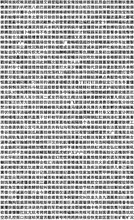
%> input picture items/图1.png, 134 x 220 px, shrunk from 2086 x 3427 before the run
$ octave T2_1.m   (GNU Octave 9; MATLAB toolbox functions it lacks are replaced by stand-ins)
%> lines starting %> are read from the running program, lines starting %| are printed output that depends on the picture
### items/Dispose.m
%% 处理数据函数

function  Characters_deal = Dispose(Characters)
% 三维矩阵降维
Characters(:,:,2) = [];
Characters(:,:,2) = [];

% 读取图片对比度阈值
level = graythresh(Characters);

% 像素矩阵二值化
Characters_deal=imbinarize(Characters,level);

end

### items/Scope.m
%% 确定范围函数

function [Row_start,Column_start] = Scope(Characters_deal)
% 获取像素向量的大小
[n,m] = size(Characters_deal);

% 按行确定白边 并确定每个字开始的行数
k = 1;
for i = 1:n
    if Characters_deal(i,:) == 1
        Row_write(k) = i;
        k = k + 1;
    end
end
k = 1;
for i = 2:length(Row_write)
    if Row_write(i) - Row_write(i-1) ~= 1
        Row_start(k) = Row_write(i-1) + 1;
        k = k + 1;
    end
end

% 按列确定白边 并确定每个字开始的列数
k = 1;
for i = 1:m
    if Characters_deal(:,i) == 1
        Column_write(k) = i;
        k = k + 1;
    end
end
k = 1;
for i = 2:length(Column_write)
    if Column_write(i) - Column_write(i-1) ~= 1
        Column_start(k) = Column_write(i-1) + 1;
        k = k + 1;
    end
end
end

### items/T2_1.m
%% 初始化
tic;
clc;clear
% 请及时更新文件路径   % 请及时更新文件路径   % 请及时更新文件路径   % 请及时更新文件路径

%% 读取数据
% 读取图片像素信息
% 请及时更新文件路径

% 请及时更新文件路径  % 请及时更新文件路径  % 请及时更新文件路径  % 请及时更新文件路径
Characters_1 = imread('D:\系统文件\桌面\支撑材料\图1.png');       % 请及时更新文件路径
%> Characters_1 is the input picture: size 220x134x3 uint8; min 21, max 255, mean 178.3
Characters_2 = imread('D:\系统文件\桌面\支撑材料\图2.png');        % 请及时更新文件路径
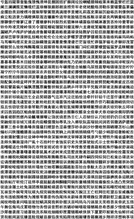
%> input picture items/图2.png, 134 x 219 px, shrunk from 2086 x 3416 before the run
%> Characters_2 is the input picture: size 219x134x3 uint8; min 22, max 255, mean 176.5
Characters_3 = imread('D:\系统文件\桌面\支撑材料\图3.png');       % 请及时更新文件路径
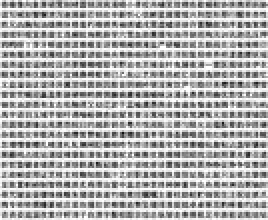
%> input picture items/图3.png, 134 x 110 px, shrunk from 2086 x 1715 before the run (shown 2 times larger)
%> Characters_3 is the input picture: size 110x134x3 uint8; min 16, max 255, mean 180.1
% 请及时更新文件路径  % 请及时更新文件路径  % 请及时更新文件路径  % 请及时更新文件路径


Characters_1_deal = Dispose(Characters_1);
%> in Dispose, `level = graythresh(Characters);`: level = 0.682
%> in Dispose, `Characters_deal=imbinarize(Characters,level);`:
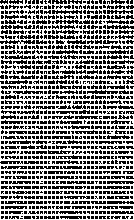
%> Characters_deal: size 220x134 logical; 53.7% white; black in thin lines or dots
Characters_2_deal = Dispose(Characters_2);
%> in Dispose (call 2), `level = graythresh(Characters);`: level = 0.69
%> in Dispose (call 2), `Characters_deal=imbinarize(Characters,level);`:
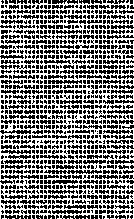
%> Characters_deal: size 219x134 logical; 50% white in thin lines or dots
Characters_3_deal = Dispose(Characters_3);
%> in Dispose (call 3), `level = graythresh(Characters);`: level = 0.678
%> in Dispose (call 3), `Characters_deal=imbinarize(Characters,level);`:
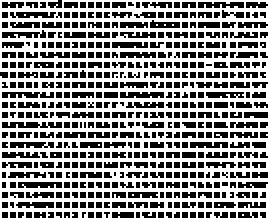
%> Characters_deal: size 110x134 logical (shown 2 times larger); 56.1% white; black in thin lines or dots


%% 识别白边，确定汉字范围

[Row_1_start,Column_1_start] = Scope(Characters_1_deal);
%> after the loop in Scope, `for i = 1:n`: Row_write = 54 values from 5 to 220; k = 55
%> the loop in Scope, `for i = 2:length(Row_write)` made 53 passes
%> after the loop in Scope, `for i = 2:length(Row_write)`: Row_start = 43 values from 6 to 217
%> after the loop in Scope, `for i = 1:m`: k = 1
%> the run ends on the next line
